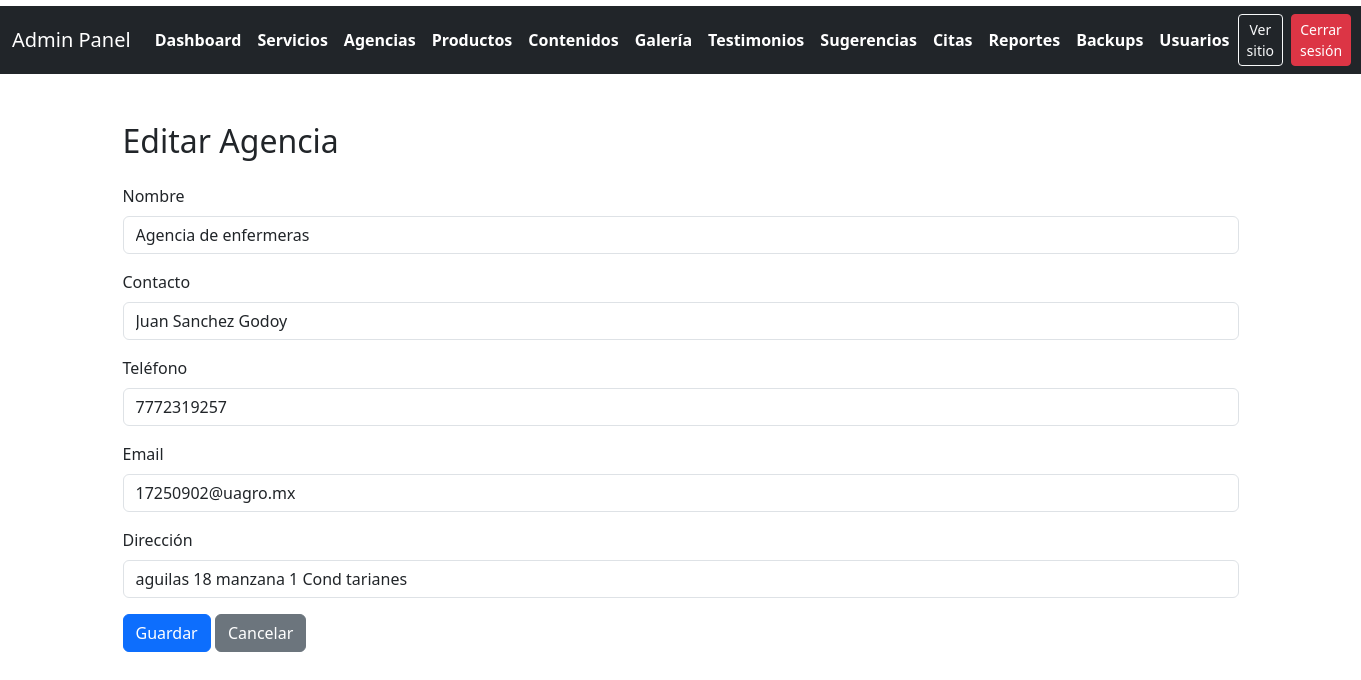
Page /public/admin/agencia_editar.php?id=1 (signed in) on the committed database.
### tables this page shows
CREATE TABLE `agencia` (
  `idAgencia` int(11) NOT NULL,
  `Nombre` varchar(120) NOT NULL,
  `Contacto` varchar(120) NOT NULL,
  `Telefono` varchar(25) NOT NULL,
  `Email` varchar(100) NOT NULL,
  `Direccion` varchar(255) NOT NULL,
  `EstadoValidacion` enum('PENDIENTE','APROBADA','RECHAZADA') DEFAULT 'PENDIENTE'
);

### public/admin/agencia_editar.php (the view, shortened to what this page needs)
<?php
require_once '../../app/config/db.php';
$id = $_GET['id'] ?? null;
$stmt = $pdo->prepare('SELECT * FROM Agencia WHERE idAgencia = ?');
$stmt->execute([$id]);
$a = $stmt->fetch();
?>
<!DOCTYPE html>
<html lang="es">
<head>
    <link rel="stylesheet" href="../assets/css/style.css">
    <link href="https://cdn.jsdelivr.net/npm/bootstrap@5.3.2/dist/css/bootstrap.min.css" rel="stylesheet">
</head>
<body>
<?php include __DIR__ . '/partials/admin_nav.php'; ?>
    <div class="container py-5">
        <h2 class="mb-4">Editar Agencia</h2>
        <form method="post" action="../../app/controllers/AgenciaController.php">
            <div class="mb-3">
                <label class="form-label">Nombre</label>
                <input name="nombre" class="form-control" value="<?= htmlspecialchars($a['Nombre']) ?>" required>
            </div>
            <div class="mb-3">
                <label class="form-label">Contacto</label>
                <input name="contacto" class="form-control" value="<?= htmlspecialchars($a['Contacto']) ?>">
            </div>
            <div class="mb-3">
                <label class="form-label">Teléfono</label>
                <input name="telefono" class="form-control" value="<?= htmlspecialchars($a['Telefono']) ?>">
            </div>
            <div class="mb-3">
                <label class="form-label">Email</label>
                <input name="email" type="email" class="form-control" value="<?= htmlspecialchars($a['Email']) ?>">
            </div>
            <div class="mb-3">
                <label class="form-label">Dirección</label>
                <input name="direccion" class="form-control" value="<?= htmlspecialchars($a['Direccion']) ?>">
            </div>
            <button name="editar" class="btn btn-primary">Guardar</button>
            <a href="agencias.php" class="btn btn-secondary">Cancelar</a>
        </form>
    </div>
</body>
</html>

### public/assets/css/style.css (style rules this page uses)
body { font-family: 'Segoe UI', Arial, sans-serif; background-color: #f8f9fa; color: #333; }
h1, h2, h3, h4 { font-weight: 700; }
.btn-primary { background-color: #007bff; border: none; }
:root { --red: #e60000; --purple: #7b2ad1; --yellow: #fff176; --title-yellow: #ffe56b; --nav-height: 110px; --font-sans: "Helvetica Neue", Arial, Helvetica, sans-serif; }
* { box-sizing: border-box; }
body { margin: 0; font-family: var(--font-sans); background: #fff; }

### rows in the picture
agencia: nombre "Agencia de enfermeras", contacto "Juan Sanchez Godoy", telefono "7772319257", email "17250902@uagro.mx", direccion "aguilas 18 manzana 1 Cond tarianes"
